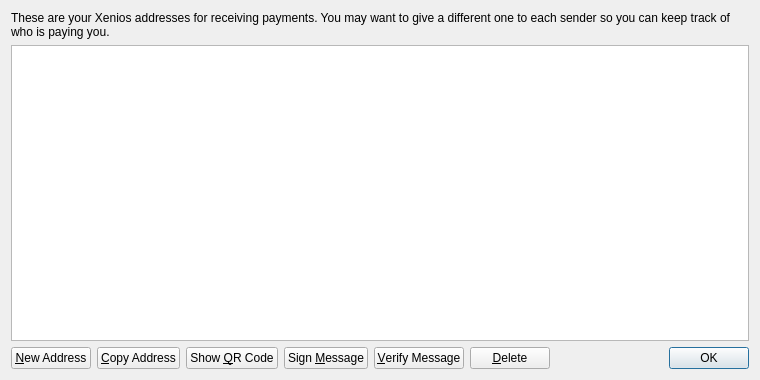
<?xml version="1.0" encoding="UTF-8"?>
<ui version="4.0">
 <class>AddressBookPage</class>
 <widget class="QWidget" name="AddressBookPage">
  <property name="geometry">
   <rect>
    <x>0</x>
    <y>0</y>
    <width>760</width>
    <height>380</height>
   </rect>
  </property>
  <property name="windowTitle">
   <string>Address Book</string>
  </property>
  <layout class="QVBoxLayout" name="verticalLayout">
   <item>
    <widget class="QLabel" name="labelExplanation">
     <property name="text">
      <string>These are your Xenios addresses for receiving payments. You may want to give a different one to each sender so you can keep track of who is paying you.</string>
     </property>
     <property name="textFormat">
      <enum>Qt::PlainText</enum>
     </property>
     <property name="wordWrap">
      <bool>true</bool>
     </property>
    </widget>
   </item>
   <item>
    <widget class="QTableView" name="tableView">
     <property name="contextMenuPolicy">
      <enum>Qt::CustomContextMenu</enum>
     </property>
     <property name="toolTip">
      <string>Double-click to edit address or label</string>
     </property>
     <property name="tabKeyNavigation">
      <bool>false</bool>
     </property>
     <property name="selectionMode">
      <enum>QAbstractItemView::SingleSelection</enum>
     </property>
     <property name="selectionBehavior">
      <enum>QAbstractItemView::SelectRows</enum>
     </property>
     <property name="sortingEnabled">
      <bool>true</bool>
     </property>
     <attribute name="verticalHeaderVisible">
      <bool>false</bool>
     </attribute>
    </widget>
   </item>
   <item>
    <layout class="QHBoxLayout" name="horizontalLayout">
     <item>
      <widget class="QPushButton" name="newAddressButton">
       <property name="toolTip">
        <string>Create a new address</string>
       </property>
       <property name="text">
        <string>&amp;New Address</string>
       </property>
      </widget>
     </item>
     <item>
      <widget class="QPushButton" name="copyToClipboard">
       <property name="toolTip">
        <string>Copy the currently selected address to the system clipboard</string>
       </property>
       <property name="text">
        <string>&amp;Copy Address</string>
       </property>
      </widget>
     </item>
     <item>
      <widget class="QPushButton" name="showQRCode">
       <property name="text">
        <string>Show &amp;QR Code</string>
       </property>
      </widget>
     </item>
     <item>
      <widget class="QPushButton" name="signMessage">
       <property name="toolTip">
        <string>Sign a message to prove you own a Xenios address</string>
       </property>
       <property name="text">
        <string>Sign &amp;Message</string>
       </property>
      </widget>
     </item>
     <item>
      <widget class="QPushButton" name="verifyMessage">
       <property name="toolTip">
        <string>Verify a message to ensure it was signed with a specified Xenios address</string>
       </property>
       <property name="text">
        <string>&amp;Verify Message</string>
       </property>
      </widget>
     </item>
     <item>
      <widget class="QPushButton" name="deleteButton">
       <property name="toolTip">
        <string>Delete the currently selected address from the list</string>
       </property>
       <property name="text">
        <string>&amp;Delete</string>
       </property>
      </widget>
     </item>
     <item>
      <spacer name="horizontalSpacer">
       <property name="orientation">
        <enum>Qt::Horizontal</enum>
       </property>
       <property name="sizeHint" stdset="0">
        <size>
         <width>40</width>
         <height>20</height>
        </size>
       </property>
      </spacer>
     </item>
     <item>
      <widget class="QDialogButtonBox" name="buttonBox">
       <property name="sizePolicy">
        <sizepolicy hsizetype="Maximum" vsizetype="Fixed">
         <horstretch>0</horstretch>
         <verstretch>0</verstretch>
        </sizepolicy>
       </property>
       <property name="standardButtons">
        <set>QDialogButtonBox::Ok</set>
       </property>
      </widget>
     </item>
    </layout>
   </item>
  </layout>
 </widget>
 <resources>
  <include location="../bitcoin.qrc"/>
 </resources>
 <connections/>
</ui>
